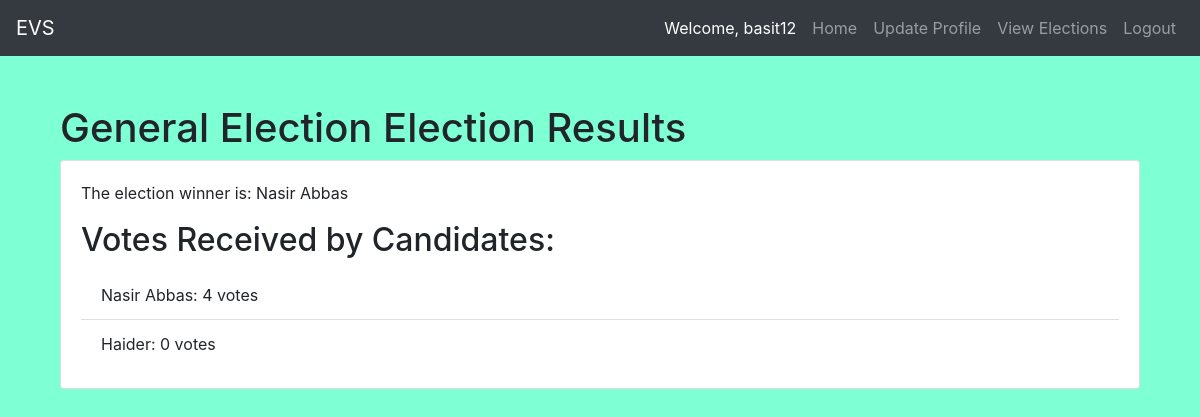
Page /election/1/results/ (signed in) on the committed database.
### evs/models.py (models this page shows, shortened)
class Election(models.Model):
    name = models.CharField(max_length=255)
    status = models.CharField(max_length=50, choices=[('upcoming', 'Upcoming'), ('ongoing', 'Ongoing'), ('completed', 'Completed')])

class Candidate(models.Model):
    name = models.CharField(max_length=255)
    image = models.ImageField(upload_to='candidates/', null=True, blank=True)
    description = models.TextField()
    election = models.ForeignKey(Election, on_delete=models.CASCADE, default=1)

### evs/views.py (the view)
# urls.py: path('election/<int:election_id>/results/', views.view_results, name='view_results'),
@login_required
def view_results(request, election_id):
    election = Election.objects.get(pk=election_id)
    user_vote = Vote.objects.filter(user=request.user, election=election).first()
    if not user_vote:
        return render(request, 'no_results.html', {'election': election})
    candidates = Candidate.objects.filter(election=election)
    vote_counts = {}
    for candidate in candidates:
        votes_received = Vote.objects.filter(election=election, candidate=candidate).count()
        vote_counts[candidate] = votes_received
    winner = max(vote_counts, key=vote_counts.get)
    return render(request, 'view_results.html', {'election': election, 'winner': winner, 'vote_counts': vote_counts})

### evs/templates/view_results.html (shortened to what this page needs)
{% extends 'base.html' %}
{% block content %}
    <div class="container mt-5">
        <h1>{{ election.name }} Election Results</h1>
        <div class="card">
            <div class="card-body">
                <p class="card-text">The election winner is: {{ winner.name }}</p>
                <h2 class="card-title">Votes Received by Candidates:</h2>
                <ul class="list-group list-group-flush">
                    {% for candidate, votes_received in vote_counts.items %}
                        <li class="list-group-item">
                            {{ candidate.name }}: {{ votes_received }} votes
                        </li>
                    {% endfor %}
                </ul>
            </div>
        </div>
    </div>
{% endblock %}

### evs/templates/base.html (shortened to what this page needs)
<!DOCTYPE html>
<html lang="en">
<head>
    <link rel="stylesheet" href="https://maxcdn.bootstrapcdn.com/bootstrap/4.5.2/css/bootstrap.min.css">
</head>
<body>
<nav class="navbar navbar-expand-lg navbar-dark bg-dark">
    <a class="navbar-brand" href="{% url 'home' %}">EVS</a>
    <div class="collapse navbar-collapse" id="navbarNav">
        <ul class="navbar-nav ml-auto">
            {% if user.is_authenticated %}
            <li class="nav-item active ">
                <a class="nav-link" href="{% url 'home' %}">Welcome, {{ user.username }}</a>
            </li>
            <li class="nav-item ">
                <a class="nav-link" href="{% url 'home' %}">Home</a>
            </li>
            <li class="nav-item">
                <a class="nav-link" href="{% url 'update_profile' %}">Update Profile</a>
            </li>
            <li class="nav-item">
                <a class="nav-link" href="{% url 'election_list' %}">View Elections</a>
            </li>
            <li class="nav-item">
                <a class="nav-link" href="{% url 'logout' %}">Logout</a>
            </li>
            {% endif %}
        </ul>
    </div>
</nav>
<div class="container">
    {% block content %}
    {% endblock %}
</div>
</body>
</html>

### evs/templates/base.html (style rules this page uses)
body { background-color: aquamarine; }

### rows in the picture
Election: name "General Election"
Candidate: name "Nasir Abbas", votes_received "4"
Candidate: name "Haider", votes_received "0"

### other values in the picture
{{ user.username }} "basit12"
